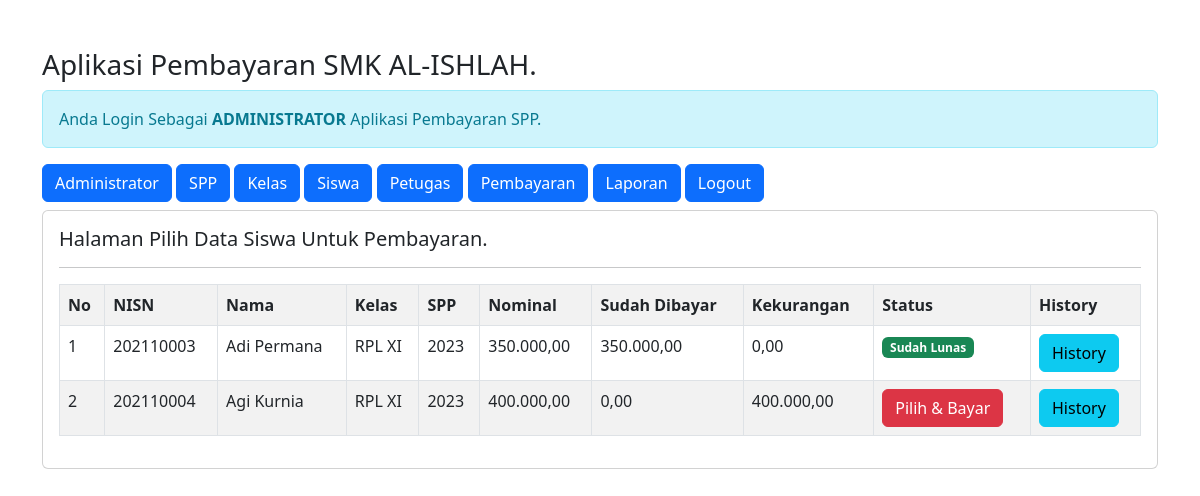
Screenshot of /admin/admin.php?url=pembayaran (signed in) with the database file from the repository.
### tables this page shows
CREATE TABLE `siswa` (
  `nisn` char(10) NOT NULL,
  `nis` char(8) NOT NULL,
  `nama` varchar(35) NOT NULL,
  `id_kelas` int(11) NOT NULL,
  `alamat` text NOT NULL,
  `no_telp` varchar(13) NOT NULL,
  `id_spp` int(11) NOT NULL
);

CREATE TABLE `kelas` (
  `id_kelas` int(11) NOT NULL,
  `nama_kelas` varchar(10) NOT NULL,
  `kompetensi_keahlian` varchar(50) NOT NULL
);

CREATE TABLE `spp` (
  `id_spp` int(11) NOT NULL,
  `tahun` int(11) NOT NULL,
  `nominal` int(11) NOT NULL
);

### admin/pembayaran.php (the view)
<h5>Halaman Pilih Data Siswa Untuk Pembayaran.</h5>
<hr>
<table class="table table-striped table-bordered">
	<tr class="fw-bold">
		<td>No</td>
		<td>NISN</td>
		<td>Nama</td>
		<td>Kelas</td>
		<td>SPP</td>
		<td>Nominal</td>
		<td>Sudah Dibayar</td>
		<td>Kekurangan</td>
		<td>Status</td>
		<td>History</td>
	</tr>
	<?php
	include'../koneksi.php';
	$no = 1;
	$sql = "SELECT*FROM siswa,spp,kelas WHERE siswa.id_kelas=kelas.id_kelas AND siswa.id_spp=spp.id_spp ORDER By nama ASC";
	$query = mysqli_query($koneksi, $sql);
	foreach($query as $data){
		$data_pembayaran = mysqli_query($koneksi,"SELECT SUM(jumlah_bayar) as jumlah_bayar FROM pembayaran WHERE nisn='$data[nisn]'");
		$data_pembayaran = mysqli_fetch_array($data_pembayaran);
		$sudah_bayar = $data_pembayaran['jumlah_bayar'];
		$kekurangan = $data['nominal']-$data_pembayaran['jumlah_bayar'];
		?>
		<tr>
			<td><?= $no++; ?></td>
			<td><?= $data['nisn'] ?></td>
			<td><?= $data['nama'] ?></td>
			<td><?= $data['nama_kelas'] ?></td>
			<td><?= $data['tahun'] ?></td>
			<td><?= number_format($data['nominal'],2,',','.'); ?></td>
			<td><?= number_format($sudah_bayar,2,',','.'); ?></td>
			<td><?= number_format($kekurangan,2,',','.'); ?></td>
			<td>
				<?php
				if($kekurangan==0){
					echo"<span class='badge text-bg-success'> Sudah Lunas </span>";
				}else{ ?>
					<a href="?url=tambah-pembayaran&nisn=<?= $data['nisn'] ?>&kekurangan=<?= $kekurangan ?>" class="btn btn-danger"> Pilih & Bayar </a>
				<?php } ?>
			</td>
			<td>
				<a href="?url=history-pembayaran&nisn=<?= $data['nisn'] ?>" class='btn btn-info'>History</a>
			</td>
		</tr>
	<?php } ?>
</table>

### rows the page displays
siswa: nisn "202110003", nama "Adi Permana", id_kelas.nama_kelas "RPL XI", id_spp.tahun "2023", id_spp.nominal "350.000,00", sudah_bayar "350.000,00", kekurangan "0,00", shows "Sudah Lunas"
siswa: nisn "202110004", nama "Agi Kurnia", id_kelas.nama_kelas "RPL XI", id_spp.tahun "2023", id_spp.nominal "400.000,00", sudah_bayar "0,00", kekurangan "400.000,00"
